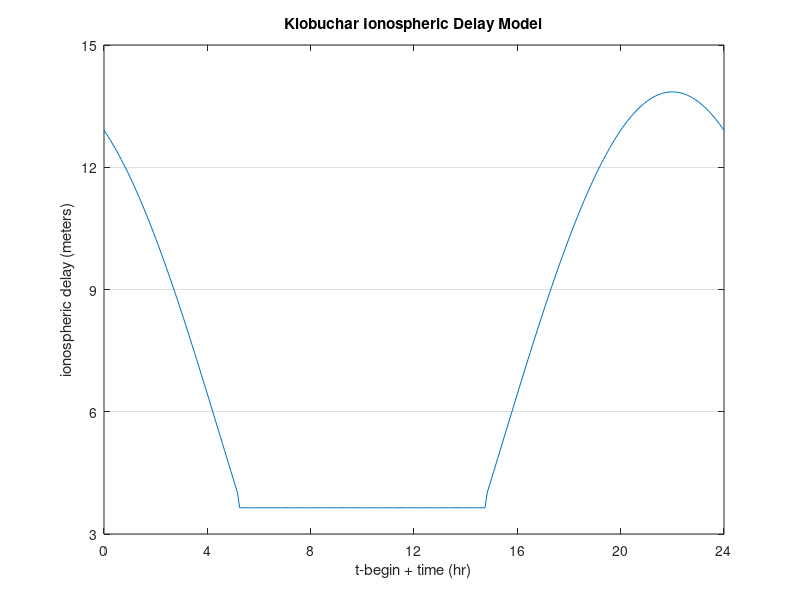

Write MATLAB code to recreate this figure.
%	This script file simulates the Klobuchar Analytical Ionospheric 
%	Delay Model
%
prn = 18;
t_begin = 16.*3600.;
t_rgea = 170417;
%	Constants:
%	pi				=	3.1415926535898;
%	c				=	speed of light (meters/sec);
%	alpha's and beta's coefficients are selected (from 370 such sets of
%	constants) by the GPS master control station and placed in the
%	satellite navigation upload message for downlink to the user.
%
	pi				=	3.1415926535898;
   c 				=	2.99792458e+8;				% meters/sec
   alpha_0		=	 1.676380634*10^(-8);
   alpha_1		=	 0.;
	alpha_2		=	-1.192092895*10^(-7);
   alpha_3		=	 5.960464477*10^(-8);
   beta_0		=	 1.14688*10^(5);
   beta_1		=	-1.63840*10^(4);
   beta_2		=	-3.27680*10^(5);
   beta_3		=	 1.31072*10^(5);%
%	The GPS users continuously receive navigation information from
%	the sapace vihicles in the form of modulated data bits.  The
%	The received information includes the satellites' time, its
%	clock correction and ephemeris parameters, almanacs and health
%	for all GPS space vehicles, and text messages.  The precise
%	postion and clock offset of the space vehicles's antenna phase
%	center in the ECEF coordicates can be computed by receiving
%	this information.
%
%	Constants:
%		pi				=	3.1415926535898;
%		mu				=	WGS-84 value of the earth's universal gravitational 
%							parameter
%						=	3.986005e14 (meters^3/sec^2);
%		Omegae_dot 	= 	WGS-84 value of the earth's rotation rate
%						=	7.2921151467e-5 (rad/sec);
%		F				=	-2*mu^.5/c^2 (sec/meter^.5);
%		c				=	speed of light (meters/sec);
%
	mu				=	3.986005e14; 
   Omegae_dot 	=	7.2921151467e-5;
   F				=	-4.442807633e-10;			% sec/meter^.5
%
%	Initialization
%
%	A complete set of ephemeris parameters received by teh GPS
%	receiver for a give satellite includes:
%
%		Wn			=	GPS week number;
%		tow		=	Time of GPS week (sec);
%		tgd		=	Time of group delay (sec);
%		AODC		=	clock data issue;
%		toc		=	clock data reference time (sec);
%		af2		=	GPS clock drift (sec/(sec*sec));
%		af1		=	GPS clock drift (sec/sec);
%		af0		=	GPS clock drift (sec);
%		AODE		=	orbit data issue;
%		delta_n	=	mean motion difference from computed 
%						value (semi-circle/sec);	
%		M0			=	mean anomaly at reference time (semi-circle);
%		e			=	eccentricity;
%		A_half	=	square root of the semi-major axis 
%						(meter_half);	
%		toe		=	emphemeris reference time (sec);
%		Cuc		=	amplitude of the cosine correction term to
%						the argument of latitude (radians);
%		Cus		=	amplitude of the sine correction term to
%						the argument of latitude (radians);
%		Crc		=	amplitude of the cosine correction term to
%						the orbit radius (meters);
%		Crs		=	amplitude of the sine correction term to
%						the orbit radius (meters);
%		Cic		=	amplitude of the cosine correction term to
%						the angle of inclination (radians);
%		Cis		=	amplitude of the sine correction term to
%						the angle of inclination (radians);
%		Omega0	=	right ascension at reference time (semi-circle);
%		omega		=	argument of perigee (semi-circle);
%		io			=	inclination angle at reference time (semi-circle);
%		Omega_dot=	rate of right ascension (semi-circle/sec);
%		I_dot		=	rate of inclination angle (semi-circle/sec);
%
%	Input Data:
%
	fid = fopen('alma.dat','r');
%
	for i = 1:27
		id_alma					= fscanf(fid, '%s5',1);
      i_prn						= fscanf(fid, '%d',1);
      alma_e(i_prn)			= fscanf(fid, '%f',1);
      alma_toc(i_prn) 		= fscanf(fid, '%d',1);
      alma_Wn(i_prn) 		= fscanf(fid, '%d',1);
      alma_Omega_dot(i_prn)= fscanf(fid, '%f',1);
      alma_Omega0(i_prn)	= fscanf(fid, '%f',1);
      alma_omega(i_prn)		= fscanf(fid, '%f',1);
      alma_M0(i_prn)			= fscanf(fid, '%f',1);
      alma_af0(i_prn)		= fscanf(fid, '%f',1);
      alma_af1(i_prn)		= fscanf(fid, '%f',1);
      alma_delta_n(i_prn)	= fscanf(fid, '%f',1);
      alma_A(i_prn)			= fscanf(fid, '%f',1);
      alma_i0(i_prn)			= fscanf(fid, '%f',1);
      alma_health4			= fscanf(fid, '%d',1);
      alma_health5			= fscanf(fid, '%d',1);
      alma_checksum1			= fscanf(fid, '%s4',1);
   end
%
fclose(fid);
%
		Wn			=	alma_Wn(prn);  					
%		tow		=	248670;					% sec
%		tgd		=	9.313226e-10;			% sec
%		AODC		=	133;
		toc		=	alma_toc(prn);			% sec
		af2		=	0.000000e+00;			% sec/(sec*sec)
		af1		=	alma_af1(prn);			% sec/sec
      af0		=	alma_af0(prn);			% sec
%		AODE		=	133;
	 	delta_n	=	alma_delta_n(prn);	% semi-circle/sec)	
		M0			=	alma_M0(prn);			% semi-circle
		e			=	alma_e(prn);
		A			=	alma_A(prn);			% meter^.5 
		toe		=	alma_toc(prn);			% sec
		Cic		=	6.146729e-08;			% radians
      Crc		=	2.259375e+02;			% meters	
      Cis		=	2.086163e-07;			% radians
      Crs		=	7.321875e+01;			% meters
      Cuc		=	4.017726e-06;			% radians	
      Cus		=	7.698312e-06;			% radians
		Omega0	=	alma_Omega0(prn);		% semi-circle
		omega		=	alma_omega(prn);		% semi-circle
		i0			=	alma_i0(prn);			% semi-circle
		Omega_dot=	alma_Omega_dot(prn);	% semi-circle/sec
 		I_dot		=	9.178953e-11;			% semi-circle/sec

%
%	From notes:
%   alpha_0		=	 .8382*10^(-8);
%   alpha_1		=	-.745 *10^(-8);
%   alpha_2		=	-.596 *10^(-7);
%   alpha_3		=	 .596 *10^(-7);
%   beta_0		=	 .8806*10^(5);
%   beta_1		=	-.3277*10^(5);
%   beta_2		=	-.1966*10^(6);
%   beta_3		=	 .1966*10^(6);
%
%	User location:	Cal. State Fullerton
%	phi_user		=	geodetic latitude of the user (deg)
%	lamda_user	=	geodetic longitude of the user (deg)
	phi_user		= 	33.8825;										% deg
   lamda_user	= 	-117.8833;										% deg
%
%	Convert the user's position from the ellipsoidal coordinate system
%	to the earth-center-earth_fixed (ECEF) coordinates
%
%	h = geodetic height of the user;
%	a = semimajor axis of the earth (WGS 84)
%	b = semiminor axis of the earth (WGS 84)
	h = 0.;
   a = 6378137.0;                     % meters
   b = 6356752.3142;						  % meters
   N = a^2./((a*cos(phi_user*pi/180.))^2+(b*sin(phi_user*pi/180.))^2);
   r_user = [(N+h)*cos(phi_user*pi/180.)*cos(lamda_user*pi/180.); ...
      		 (N+h)*cos(phi_user*pi/180.)*sin(lamda_user*pi/180.); ...
             ((b^2/a^2)*N+h)*sin(phi_user*pi/180.)];
%	T_mat  = local tangent plan transition matrix
	T_mat(1,1)	 =	-sin(lamda_user*pi/180.);
   T_mat(1,2)	 =	 cos(lamda_user*pi/180.);
   T_mat(1,3)	 =  0.;
   T_mat(2,1)	 =	-cos(lamda_user*pi/180.)*sin(phi_user*pi/180.);
   T_mat(2,2)	 =	-sin(lamda_user*pi/180.)*sin(phi_user*pi/180.);
   T_mat(2,3)	 =	 cos(phi_user*pi/180.);
   T_mat(3,1)	 =	 cos(lamda_user*pi/180.)*cos(phi_user*pi/180.);
   T_mat(3,2)	 =	 sin(lamda_user*pi/180.)*cos(phi_user*pi/180.);
   T_mat(3,3)	 =	 sin(phi_user*pi/180.);
   for i = 	1:289
    hr(i)			=	(i-1)/12.;
    t_local = mod(t_begin+300*(i-1),86400);
   %	Satellite PRN-18 ECEF calculation
    tsv = t_rgea+300*(i-1);
   %r_sv = gps_ecef(tsv,18);
   %	This function file is for the GPS satellite position calculation
%		
%		tsv		=	Effective SV PRN code phase time at 
%						message transmission time (seconds);
%		delta_tsv=	SV PRN code phase time offset (seconds);
%		delta_tr =	the relativistic correction term (seconds);
%		t			=	GPS system time (seconds);
      Ek			=	M0;
      delta_tr = F*e*A^.5*sin(Ek);
      delta_tsv= af0+af1*(tsv-toc)+af2*(tsv-toc)^2.+delta_tr;
      t			= 	tsv - delta_tsv;
%
%	A = semi-major axis (meters);
%	n0 = computed mean motion (rad/sec);
%
	n0 	= 	(mu/A^3.)^(1/2);
%
   toe 	=	toc;
	tk		= 	t-toe;
   n 		= 	delta_n;
   Mk 	= 	M0+n*tk;
%   
   Ek_new= Mk;
   
   for jx = 1:100
         Ek_old 	= Ek_new;
         f 			= Ek_old-e*sin(Ek_old)-Mk;
         f_p 		= 1.-e*cos(Ek_old);
         f_pp 		= e*sin(Ek_old);
         Ek_new 	= Ek_old-(f/(f_p-f_pp*f/(2.*f_p)));
        	jx 		= jx+1;
   end
%   
   Ek = Ek_new;
%     
%
	numerator 	= (1-e^2.)^(1/2.)*sin(Ek);
	denominator = cos(Ek)-e;
   nuk 			= atan(numerator/denominator);
   if (denominator <= 0.)
      nuk = nuk + pi;
   end
   Phik 			= nuk+omega;
%
%	Second Harmonic Perturbations   
%  
	delta_uk = Cus*sin(2*Phik)+Cuc*cos(2*Phik);
   delta_rk = Crs*sin(2*Phik)+Crc*cos(2*Phik);
   delta_ik = Cis*sin(2*Phik)+Cic*cos(2*Phik);
%   
   uk = Phik+delta_uk;
   rk = A*(1.-e*cos(Ek))+delta_rk;
   ik = i0+delta_ik+I_dot*tk;
%
%	Position in Orbital Plane
%
	xk_pline = rk*cos(uk);
   yk_pline = rk*sin(uk);
%
	Omegak = Omega0+(Omega_dot-Omegae_dot)*tk-Omegae_dot*toe;
%
%	ECEF coordinates
%
	xk = xk_pline*cos(Omegak)-yk_pline*cos(ik)*sin(Omegak);
   yk = xk_pline*sin(Omegak)+yk_pline*cos(ik)*cos(Omegak);
   zk = yk_pline*sin(ik);
%  
   r_sv = [xk; yk; zk];
%
   r_relative = r_sv - r_user;    
   ENU = T_mat * r_relative;
   el	=	atan(ENU(3)/(ENU(1)^2+ENU(2)^2)^.5)*180./pi;
   AZ = 	atan(ENU(1)/ENU(2))*180./pi;
   if(ENU(2) <= 0.)
      AZ = AZ + 180.;
   end
   AZ = mod(AZ, 360);
%
%	el 			=	elevation of the satellite with respect to the user (deg)
%	EA				=	subtended earth angle between user and satellite (approx.) (deg)
%	AZ				=	azimuth of the satellite with respect to the user (deg)
%
	el				=	15.5;							% deg
   EA				=	445./(el+2.0*10^(-4));	% deg
   AZ				=	112.5;						% deg
%
%	phi_I			=	geodetic latitude of the ionospheric subpoint (deg)
%	lamda_I		=	geodetic longitude of the ionospheric subpoint (deg)
%
   phi_I			=	phi_user+EA*cos(pi*AZ/180.);				% deg
   lamda_I		=	lamda_user+EA*cos(pi*AZ/180.)/cos(pi*phi_I/180.);% deg
%	phi_m			=	geomagnetic latitlude of the ionospheric subpoint (semi-circle)
	phi_m1		=	(phi_I+11.6*cos(pi*(lamda_I-291.)/180.));
	phi_m			=	phi_m1/180.;							% semi-circle (approx.)
%	SF				=	obliquity factor
%	DC				=	constant offset (5 nano sec)
%	T_p			=	phase (50400 sec, or 14 hours)
%	A				=	amplitude
%	P				=	period
%	t				=	local time of the earth subpoint of the signal intersection
%						with mean ionospheric height (350 km) in sec
   SF				=	1.+2.*((96.-el)/90.)^3.;			% unitless
   DC				=	5.*10^(-9);								% nano sec
   T_p			=	50400;									% sec
   A_par				=	alpha_0+ ...
  	 					alpha_1*phi_m 	 + ... 
    					alpha_2*phi_m^2 + ...
   	            alpha_3*phi_m^3; 								% sec
   P				=	 beta_0		    + ...
  					    beta_1*phi_m   + ...
      				 beta_2*phi_m^2 + ...
                   beta_3*phi_m^3;								% sec
   x(i)			=	2*pi*(t_local-T_p)/P;							% RAD
   if (x(i)<=pi/2 & x(i)>= -pi/2) 
      Tg(i)		=	SF*(DC+A_par*(1-x(i)^2/2.+x(i)^4/24.));
   else
      Tg(i)		=	SF*DC;
   end																	% tg in sec
   T_G(i)		=	c*Tg(i);											% meters
   if (el <= 5.) 
      T_G(i) = 0.;
   end
end
%
figure;
plot(hr,T_G);
axis([0 24 3 15]);
ylabel('ionospheric delay (meters)');
xlabel('t-begin + time (hr)');
title('Klobuchar Ionospheric Delay Model');
set(gca,'xtick',[0 4 8 12 16 20 24],'ytick',[3 6 9 12 15],'Xgrid','off','Ygrid','on');
